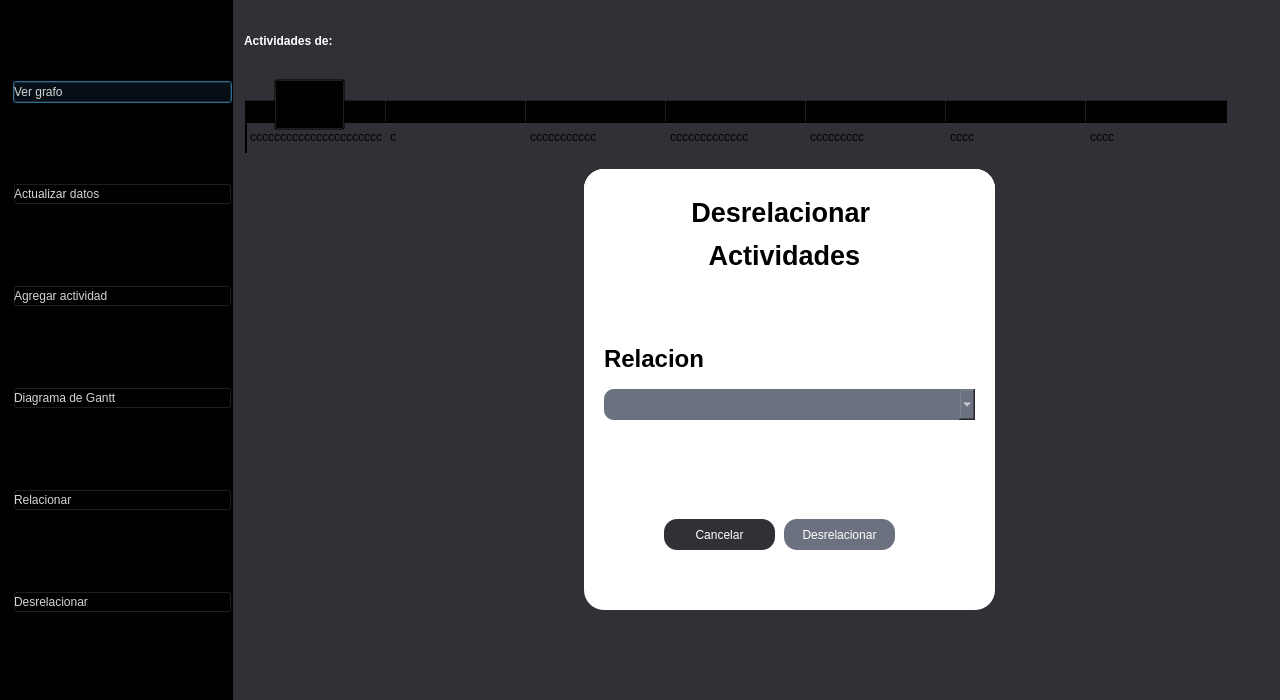
<?xml version="1.0" encoding="UTF-8"?>
<ui version="4.0">
 <class>Dialog</class>
 <widget class="QDialog" name="Dialog">
  <property name="enabled">
   <bool>true</bool>
  </property>
  <property name="geometry">
   <rect>
    <x>0</x>
    <y>0</y>
    <width>1280</width>
    <height>700</height>
   </rect>
  </property>
  <property name="minimumSize">
   <size>
    <width>1280</width>
    <height>700</height>
   </size>
  </property>
  <property name="windowTitle">
   <string>Dialog</string>
  </property>
  <property name="styleSheet">
   <string notr="true">background-color: rgb(47, 49, 54);</string>
  </property>
  <layout class="QHBoxLayout" name="horizontalLayout" stretch="2,9">
   <property name="spacing">
    <number>0</number>
   </property>
   <property name="leftMargin">
    <number>0</number>
   </property>
   <property name="topMargin">
    <number>0</number>
   </property>
   <property name="rightMargin">
    <number>0</number>
   </property>
   <property name="bottomMargin">
    <number>0</number>
   </property>
   <item>
    <widget class="QFrame" name="menu_lateral">
     <property name="styleSheet">
      <string notr="true">background-color: rgba(0,0,0,0,0);</string>
     </property>
     <property name="frameShape">
      <enum>QFrame::StyledPanel</enum>
     </property>
     <property name="frameShadow">
      <enum>QFrame::Raised</enum>
     </property>
     <layout class="QVBoxLayout" name="verticalLayout">
      <property name="spacing">
       <number>0</number>
      </property>
      <property name="leftMargin">
       <number>12</number>
      </property>
      <property name="topMargin">
       <number>0</number>
      </property>
      <property name="rightMargin">
       <number>0</number>
      </property>
      <property name="bottomMargin">
       <number>0</number>
      </property>
      <item>
       <widget class="QPushButton" name="grafobtn">
        <property name="styleSheet">
         <string notr="true">
QPushButton{
color: rgb(213, 213, 213);
font: 75 12pt &quot;Verdana&quot;;
text-align: left;
}

QPushButton:hover{
background-color: rgba(10, 10, 10, 120);
color: rgb(213, 213, 213);
font: 75 12pt &quot;Verdana&quot;;
border-radius: 15px;
}</string>
        </property>
        <property name="text">
         <string>Ver grafo</string>
        </property>
        <property name="icon">
         <iconset>
          <normaloff>../../../../Downloads/agregar.png</normaloff>../../../../Downloads/agregar.png</iconset>
        </property>
        <property name="iconSize">
         <size>
          <width>20</width>
          <height>20</height>
         </size>
        </property>
       </widget>
      </item>
      <item>
       <widget class="QPushButton" name="actualizarbtn_2">
        <property name="styleSheet">
         <string notr="true">
QPushButton{
color: rgb(213, 213, 213);
font: 75 12pt &quot;Verdana&quot;;
text-align: left;
}

QPushButton:hover{
background-color: rgba(10, 10, 10, 120);
color: rgb(213, 213, 213);
font: 75 12pt &quot;Verdana&quot;;
border-radius: 15px;
}</string>
        </property>
        <property name="text">
         <string>Actualizar datos</string>
        </property>
        <property name="icon">
         <iconset>
          <normaloff>../../../../Downloads/agregar.png</normaloff>../../../../Downloads/agregar.png</iconset>
        </property>
        <property name="iconSize">
         <size>
          <width>20</width>
          <height>20</height>
         </size>
        </property>
       </widget>
      </item>
      <item>
       <widget class="QPushButton" name="actualizarbtn">
        <property name="styleSheet">
         <string notr="true">
QPushButton{
color: rgb(213, 213, 213);
font: 75 12pt &quot;Verdana&quot;;
text-align: left;
}

QPushButton:hover{
background-color: rgba(10, 10, 10, 120);
color: rgb(213, 213, 213);
font: 75 12pt &quot;Verdana&quot;;
border-radius: 15px;
}</string>
        </property>
        <property name="text">
         <string>Agregar actividad</string>
        </property>
        <property name="icon">
         <iconset>
          <normaloff>../../../../Downloads/agregar.png</normaloff>../../../../Downloads/agregar.png</iconset>
        </property>
        <property name="iconSize">
         <size>
          <width>20</width>
          <height>20</height>
         </size>
        </property>
       </widget>
      </item>
      <item>
       <widget class="QPushButton" name="diagramabtn">
        <property name="styleSheet">
         <string notr="true">
QPushButton{
color: rgb(213, 213, 213);
font: 75 12pt &quot;Verdana&quot;;
text-align: left;
}

QPushButton:hover{
background-color: rgba(10, 10, 10, 120);
color: rgb(213, 213, 213);
font: 75 12pt &quot;Verdana&quot;;
border-radius: 15px;
}</string>
        </property>
        <property name="text">
         <string>Diagrama de Gantt</string>
        </property>
        <property name="icon">
         <iconset>
          <normaloff>../../../../Downloads/agregar.png</normaloff>../../../../Downloads/agregar.png</iconset>
        </property>
        <property name="iconSize">
         <size>
          <width>20</width>
          <height>20</height>
         </size>
        </property>
       </widget>
      </item>
      <item>
       <widget class="QPushButton" name="relacionarbtn">
        <property name="styleSheet">
         <string notr="true">
QPushButton{
color: rgb(213, 213, 213);
font: 75 12pt &quot;Verdana&quot;;
text-align: left;
}

QPushButton:hover{
background-color: rgba(10, 10, 10, 120);
color: rgb(213, 213, 213);
font: 75 12pt &quot;Verdana&quot;;
border-radius: 15px;
}</string>
        </property>
        <property name="text">
         <string>Relacionar</string>
        </property>
        <property name="icon">
         <iconset>
          <normaloff>../../../../Downloads/agregar.png</normaloff>../../../../Downloads/agregar.png</iconset>
        </property>
        <property name="iconSize">
         <size>
          <width>20</width>
          <height>20</height>
         </size>
        </property>
       </widget>
      </item>
      <item>
       <widget class="QPushButton" name="relacionarbtn_2">
        <property name="styleSheet">
         <string notr="true">
QPushButton{
color: rgb(213, 213, 213);
font: 75 12pt &quot;Verdana&quot;;
text-align: left;
}

QPushButton:hover{
background-color: rgba(10, 10, 10, 120);
color: rgb(213, 213, 213);
font: 75 12pt &quot;Verdana&quot;;
border-radius: 15px;
}</string>
        </property>
        <property name="text">
         <string>Desrelacionar</string>
        </property>
        <property name="icon">
         <iconset>
          <normaloff>../../../../Downloads/agregar.png</normaloff>../../../../Downloads/agregar.png</iconset>
        </property>
        <property name="iconSize">
         <size>
          <width>20</width>
          <height>20</height>
         </size>
        </property>
       </widget>
      </item>
     </layout>
    </widget>
   </item>
   <item>
    <widget class="QFrame" name="frame">
     <property name="styleSheet">
      <string notr="true">background-color: rgba(0,0,0,0);</string>
     </property>
     <property name="frameShape">
      <enum>QFrame::StyledPanel</enum>
     </property>
     <property name="frameShadow">
      <enum>QFrame::Raised</enum>
     </property>
     <layout class="QVBoxLayout" name="verticalLayout_2" stretch="1,8">
      <property name="spacing">
       <number>0</number>
      </property>
      <property name="leftMargin">
       <number>0</number>
      </property>
      <property name="topMargin">
       <number>0</number>
      </property>
      <property name="rightMargin">
       <number>0</number>
      </property>
      <property name="bottomMargin">
       <number>0</number>
      </property>
      <item>
       <widget class="QFrame" name="tituloactv">
        <property name="frameShape">
         <enum>QFrame::StyledPanel</enum>
        </property>
        <property name="frameShadow">
         <enum>QFrame::Raised</enum>
        </property>
        <widget class="QLabel" name="pro">
         <property name="geometry">
          <rect>
           <x>10</x>
           <y>0</y>
           <width>481</width>
           <height>81</height>
          </rect>
         </property>
         <property name="autoFillBackground">
          <bool>false</bool>
         </property>
         <property name="styleSheet">
          <string notr="true"> color:rgb(255, 255, 255);
font: 36pt &quot;Verdana&quot;;
background-color: rgba(0,0,0,0);
border-radius:20;</string>
         </property>
         <property name="text">
          <string>&lt;html&gt;&lt;head/&gt;&lt;body&gt;&lt;p&gt;&lt;span style=&quot; font-weight:600;&quot;&gt;Actividades de:&lt;/span&gt;&lt;/p&gt;&lt;/body&gt;&lt;/html&gt;</string>
         </property>
         <property name="alignment">
          <set>Qt::AlignLeading|Qt::AlignLeft|Qt::AlignVCenter</set>
         </property>
        </widget>
        <widget class="QLabel" name="proy_name">
         <property name="geometry">
          <rect>
           <x>440</x>
           <y>10</y>
           <width>601</width>
           <height>71</height>
          </rect>
         </property>
         <property name="styleSheet">
          <string notr="true">color:rgb(255, 255, 255);
font: 26pt &quot;Verdana&quot;;
background-color: rgba(0,0,0,0);
border-radius:20;</string>
         </property>
         <property name="text">
          <string/>
         </property>
        </widget>
       </widget>
      </item>
      <item>
       <widget class="QWidget" name="fondo" native="true">
        <property name="enabled">
         <bool>true</bool>
        </property>
        <property name="mouseTracking">
         <bool>true</bool>
        </property>
        <property name="autoFillBackground">
         <bool>false</bool>
        </property>
        <property name="styleSheet">
         <string notr="true">background-color: rgba(0,0,0,0);</string>
        </property>
        <widget class="QTableWidget" name="tableWidget">
         <property name="geometry">
          <rect>
           <x>10</x>
           <y>20</y>
           <width>991</width>
           <height>581</height>
          </rect>
         </property>
         <property name="styleSheet">
          <string notr="true">background-color: rgba(0,0,0,0);
font: 12pt &quot;Verdana&quot;;</string>
         </property>
         <property name="showGrid">
          <bool>true</bool>
         </property>
         <property name="wordWrap">
          <bool>true</bool>
         </property>
         <attribute name="horizontalHeaderVisible">
          <bool>true</bool>
         </attribute>
         <attribute name="horizontalHeaderCascadingSectionResizes">
          <bool>true</bool>
         </attribute>
         <attribute name="horizontalHeaderDefaultSectionSize">
          <number>140</number>
         </attribute>
         <attribute name="horizontalHeaderHighlightSections">
          <bool>true</bool>
         </attribute>
         <attribute name="verticalHeaderCascadingSectionResizes">
          <bool>false</bool>
         </attribute>
         <attribute name="verticalHeaderDefaultSectionSize">
          <number>30</number>
         </attribute>
         <row>
          <property name="text">
           <string/>
          </property>
         </row>
         <column>
          <property name="text">
           <string>Nombre</string>
          </property>
          <property name="font">
           <font>
            <family>Verdana</family>
            <pointsize>12</pointsize>
            <weight>75</weight>
            <bold>true</bold>
           </font>
          </property>
         </column>
         <column>
          <property name="text">
           <string>Duracion</string>
          </property>
          <property name="font">
           <font>
            <family>Verdana</family>
            <pointsize>12</pointsize>
            <weight>75</weight>
            <bold>true</bold>
           </font>
          </property>
         </column>
         <column>
          <property name="text">
           <string>Fecha de inicio</string>
          </property>
          <property name="font">
           <font>
            <family>Verdana</family>
            <pointsize>12</pointsize>
            <weight>75</weight>
            <bold>true</bold>
           </font>
          </property>
         </column>
         <column>
          <property name="text">
           <string>Fecha fin</string>
          </property>
          <property name="font">
           <font>
            <family>Verdana</family>
            <pointsize>12</pointsize>
            <weight>75</weight>
            <bold>true</bold>
           </font>
          </property>
         </column>
         <column>
          <property name="text">
           <string>Critico</string>
          </property>
          <property name="font">
           <font>
            <family>Verdana</family>
            <pointsize>12</pointsize>
            <weight>75</weight>
            <bold>true</bold>
           </font>
          </property>
         </column>
         <column>
          <property name="text">
           <string>Editar</string>
          </property>
          <property name="font">
           <font>
            <family>Verdana</family>
            <pointsize>12</pointsize>
            <weight>75</weight>
            <bold>true</bold>
           </font>
          </property>
         </column>
         <column>
          <property name="text">
           <string>Eliminar</string>
          </property>
          <property name="font">
           <font>
            <family>Verdana</family>
            <pointsize>12</pointsize>
            <weight>75</weight>
            <bold>true</bold>
           </font>
          </property>
         </column>
         <item row="0" column="0">
          <property name="text">
           <string>cccccccccccccccccccccc</string>
          </property>
         </item>
         <item row="0" column="1">
          <property name="text">
           <string>c</string>
          </property>
         </item>
         <item row="0" column="2">
          <property name="text">
           <string>ccccccccccc</string>
          </property>
         </item>
         <item row="0" column="3">
          <property name="text">
           <string>ccccccccccccc</string>
          </property>
         </item>
         <item row="0" column="4">
          <property name="text">
           <string>ccccccccc</string>
          </property>
         </item>
         <item row="0" column="5">
          <property name="text">
           <string>cccc</string>
          </property>
         </item>
         <item row="0" column="6">
          <property name="text">
           <string>cccc</string>
          </property>
         </item>
        </widget>
        <widget class="QWidget" name="editar_act" native="true">
         <property name="enabled">
          <bool>true</bool>
         </property>
         <property name="geometry">
          <rect>
           <x>350</x>
           <y>100</y>
           <width>411</width>
           <height>431</height>
          </rect>
         </property>
         <property name="styleSheet">
          <string notr="true">background-color: rgb(255, 255, 255);
border-bottom-left-radius: 20px;
border-bottom-right-radius:20px;
border-top-left-radius: 20px;
border-top-right-radius: 20px;</string>
         </property>
         <widget class="QLabel" name="label_8">
          <property name="geometry">
           <rect>
            <x>10</x>
            <y>20</y>
            <width>391</width>
            <height>61</height>
           </rect>
          </property>
          <property name="autoFillBackground">
           <bool>false</bool>
          </property>
          <property name="styleSheet">
           <string notr="true">color: rgb(0, 0, 0);
font: 28pt &quot;Verdana&quot;;
background-color: rgba(0,0,0,0);
border-radius:20;</string>
          </property>
          <property name="text">
           <string>&lt;html&gt;&lt;head/&gt;&lt;body&gt;&lt;p align=&quot;center&quot;&gt;&lt;span style=&quot; font-size:24pt; font-weight:600;&quot;&gt;Editar Actividad&lt;/span&gt;&lt;/p&gt;&lt;/body&gt;&lt;/html&gt;</string>
          </property>
          <property name="alignment">
           <set>Qt::AlignLeading|Qt::AlignLeft|Qt::AlignVCenter</set>
          </property>
         </widget>
         <widget class="QLabel" name="label_9">
          <property name="geometry">
           <rect>
            <x>10</x>
            <y>80</y>
            <width>281</width>
            <height>61</height>
           </rect>
          </property>
          <property name="autoFillBackground">
           <bool>false</bool>
          </property>
          <property name="styleSheet">
           <string notr="true">color: rgb(0, 0, 0);
background-color: rgba(0,0,0,0);
border-radius:20;
font: 75 16pt &quot;Verdana&quot;;</string>
          </property>
          <property name="text">
           <string>&lt;html&gt;&lt;head/&gt;&lt;body&gt;&lt;p&gt;&lt;span style=&quot; font-size:18pt; font-weight:600;&quot;&gt;Nombre&lt;/span&gt;&lt;/p&gt;&lt;/body&gt;&lt;/html&gt;</string>
          </property>
          <property name="alignment">
           <set>Qt::AlignLeading|Qt::AlignLeft|Qt::AlignVCenter</set>
          </property>
         </widget>
         <widget class="QPushButton" name="cancelarbtn_3">
          <property name="geometry">
           <rect>
            <x>80</x>
            <y>350</y>
            <width>111</width>
            <height>31</height>
           </rect>
          </property>
          <property name="styleSheet">
           <string notr="true">background-color: rgb(153, 51, 153);
border-radius:13px;</string>
          </property>
          <property name="text">
           <string>Cancelar</string>
          </property>
         </widget>
         <widget class="QLabel" name="label_10">
          <property name="geometry">
           <rect>
            <x>10</x>
            <y>210</y>
            <width>281</width>
            <height>61</height>
           </rect>
          </property>
          <property name="autoFillBackground">
           <bool>false</bool>
          </property>
          <property name="styleSheet">
           <string notr="true">color: rgb(0, 0, 0);
background-color: rgba(0,0,0,0);
border-radius:20;
font: 75 16pt &quot;Verdana&quot;;</string>
          </property>
          <property name="text">
           <string>&lt;html&gt;&lt;head/&gt;&lt;body&gt;&lt;p&gt;&lt;span style=&quot; font-size:18pt; font-weight:600;&quot;&gt;Duracion&lt;/span&gt;&lt;/p&gt;&lt;/body&gt;&lt;/html&gt;</string>
          </property>
          <property name="alignment">
           <set>Qt::AlignLeading|Qt::AlignLeft|Qt::AlignVCenter</set>
          </property>
         </widget>
         <widget class="QLineEdit" name="nom_1">
          <property name="geometry">
           <rect>
            <x>10</x>
            <y>150</y>
            <width>381</width>
            <height>41</height>
           </rect>
          </property>
          <property name="styleSheet">
           <string notr="true">background-color: rgb(155, 159, 206);
border-radius:10px;
font: 12pt &quot;Verdana&quot;;</string>
          </property>
         </widget>
         <widget class="QLineEdit" name="dur">
          <property name="geometry">
           <rect>
            <x>10</x>
            <y>270</y>
            <width>381</width>
            <height>41</height>
           </rect>
          </property>
          <property name="styleSheet">
           <string notr="true">background-color: rgb(155, 159, 206);
border-radius:10px;
font: 12pt &quot;Verdana&quot;;</string>
          </property>
         </widget>
         <widget class="QPushButton" name="editar_btn">
          <property name="geometry">
           <rect>
            <x>200</x>
            <y>350</y>
            <width>111</width>
            <height>31</height>
           </rect>
          </property>
          <property name="styleSheet">
           <string notr="true">background-color:rgb(255, 85, 255);
border-radius:13px;</string>
          </property>
          <property name="text">
           <string>Editar</string>
          </property>
         </widget>
        </widget>
        <widget class="QWidget" name="eliminar" native="true">
         <property name="enabled">
          <bool>true</bool>
         </property>
         <property name="geometry">
          <rect>
           <x>420</x>
           <y>230</y>
           <width>261</width>
           <height>161</height>
          </rect>
         </property>
         <property name="styleSheet">
          <string notr="true">background-color: rgb(255, 255, 255);
border-bottom-left-radius: 20px;
border-bottom-right-radius:20px;
border-top-left-radius: 20px;
border-top-right-radius: 20px;</string>
         </property>
         <widget class="QLabel" name="label_7">
          <property name="geometry">
           <rect>
            <x>0</x>
            <y>10</y>
            <width>251</width>
            <height>71</height>
           </rect>
          </property>
          <property name="autoFillBackground">
           <bool>false</bool>
          </property>
          <property name="styleSheet">
           <string notr="true">color: rgb(0, 0, 0);
font: 18pt &quot;Verdana&quot;;
background-color: rgba(0,0,0,0);
border-radius:20;</string>
          </property>
          <property name="text">
           <string>&lt;html&gt;&lt;head/&gt;&lt;body&gt;&lt;p align=&quot;center&quot;&gt;&lt;span style=&quot; font-size:11pt;&quot;&gt;Esta seguro que desea eliminar&lt;/span&gt;&lt;/p&gt;&lt;/body&gt;&lt;/html&gt;</string>
          </property>
          <property name="alignment">
           <set>Qt::AlignLeading|Qt::AlignLeft|Qt::AlignVCenter</set>
          </property>
         </widget>
         <widget class="QLabel" name="nom_acti">
          <property name="geometry">
           <rect>
            <x>10</x>
            <y>70</y>
            <width>241</width>
            <height>41</height>
           </rect>
          </property>
          <property name="text">
           <string/>
          </property>
         </widget>
         <widget class="QPushButton" name="cancelarbtn_2">
          <property name="geometry">
           <rect>
            <x>40</x>
            <y>110</y>
            <width>81</width>
            <height>31</height>
           </rect>
          </property>
          <property name="styleSheet">
           <string notr="true">background-color: rgb(153, 51, 153);
border-radius:13px;</string>
          </property>
          <property name="text">
           <string>Cancelar</string>
          </property>
         </widget>
         <widget class="QPushButton" name="eliminarbtn">
          <property name="geometry">
           <rect>
            <x>130</x>
            <y>110</y>
            <width>91</width>
            <height>31</height>
           </rect>
          </property>
          <property name="styleSheet">
           <string notr="true">background-color:rgb(255, 85, 255);
border-radius:13px;</string>
          </property>
          <property name="text">
           <string>Eliminar</string>
          </property>
         </widget>
        </widget>
        <widget class="QWidget" name="crear_act" native="true">
         <property name="enabled">
          <bool>true</bool>
         </property>
         <property name="geometry">
          <rect>
           <x>350</x>
           <y>90</y>
           <width>411</width>
           <height>431</height>
          </rect>
         </property>
         <property name="styleSheet">
          <string notr="true">background-color: rgb(255, 255, 255);
border-bottom-left-radius: 20px;
border-bottom-right-radius:20px;
border-top-left-radius: 20px;
border-top-right-radius: 20px;</string>
         </property>
         <widget class="QLabel" name="label_11">
          <property name="geometry">
           <rect>
            <x>10</x>
            <y>20</y>
            <width>391</width>
            <height>61</height>
           </rect>
          </property>
          <property name="autoFillBackground">
           <bool>false</bool>
          </property>
          <property name="styleSheet">
           <string notr="true">color: rgb(0, 0, 0);
font: 28pt &quot;Verdana&quot;;
background-color: rgba(0,0,0,0);
border-radius:20;</string>
          </property>
          <property name="text">
           <string>&lt;html&gt;&lt;head/&gt;&lt;body&gt;&lt;p align=&quot;center&quot;&gt;&lt;span style=&quot; font-size:24pt; font-weight:600;&quot;&gt;Crear Actividad&lt;/span&gt;&lt;/p&gt;&lt;/body&gt;&lt;/html&gt;</string>
          </property>
          <property name="alignment">
           <set>Qt::AlignLeading|Qt::AlignLeft|Qt::AlignVCenter</set>
          </property>
         </widget>
         <widget class="QLabel" name="label_12">
          <property name="geometry">
           <rect>
            <x>10</x>
            <y>80</y>
            <width>281</width>
            <height>61</height>
           </rect>
          </property>
          <property name="autoFillBackground">
           <bool>false</bool>
          </property>
          <property name="styleSheet">
           <string notr="true">color: rgb(0, 0, 0);
background-color: rgba(0,0,0,0);
border-radius:20;
font: 75 16pt &quot;Verdana&quot;;</string>
          </property>
          <property name="text">
           <string>&lt;html&gt;&lt;head/&gt;&lt;body&gt;&lt;p&gt;&lt;span style=&quot; font-size:18pt; font-weight:600;&quot;&gt;Nombre&lt;/span&gt;&lt;/p&gt;&lt;/body&gt;&lt;/html&gt;</string>
          </property>
          <property name="alignment">
           <set>Qt::AlignLeading|Qt::AlignLeft|Qt::AlignVCenter</set>
          </property>
         </widget>
         <widget class="QPushButton" name="cancelarbtn_4">
          <property name="geometry">
           <rect>
            <x>80</x>
            <y>350</y>
            <width>111</width>
            <height>31</height>
           </rect>
          </property>
          <property name="styleSheet">
           <string notr="true">background-color: rgb(153, 51, 153);
border-radius:13px;</string>
          </property>
          <property name="text">
           <string>Cancelar</string>
          </property>
         </widget>
         <widget class="QLabel" name="label_13">
          <property name="geometry">
           <rect>
            <x>10</x>
            <y>210</y>
            <width>281</width>
            <height>61</height>
           </rect>
          </property>
          <property name="autoFillBackground">
           <bool>false</bool>
          </property>
          <property name="styleSheet">
           <string notr="true">color: rgb(0, 0, 0);
background-color: rgba(0,0,0,0);
border-radius:20;
font: 75 16pt &quot;Verdana&quot;;</string>
          </property>
          <property name="text">
           <string>&lt;html&gt;&lt;head/&gt;&lt;body&gt;&lt;p&gt;&lt;span style=&quot; font-size:18pt; font-weight:600;&quot;&gt;Duracion&lt;/span&gt;&lt;/p&gt;&lt;/body&gt;&lt;/html&gt;</string>
          </property>
          <property name="alignment">
           <set>Qt::AlignLeading|Qt::AlignLeft|Qt::AlignVCenter</set>
          </property>
         </widget>
         <widget class="QLineEdit" name="nom_2">
          <property name="geometry">
           <rect>
            <x>10</x>
            <y>150</y>
            <width>381</width>
            <height>41</height>
           </rect>
          </property>
          <property name="styleSheet">
           <string notr="true">background-color: rgb(155, 159, 206);
border-radius:10px;
font: 12pt &quot;Verdana&quot;;</string>
          </property>
         </widget>
         <widget class="QLineEdit" name="dur_2">
          <property name="geometry">
           <rect>
            <x>10</x>
            <y>270</y>
            <width>381</width>
            <height>41</height>
           </rect>
          </property>
          <property name="styleSheet">
           <string notr="true">background-color: rgb(155, 159, 206);
border-radius:10px;
font: 12pt &quot;Verdana&quot;;</string>
          </property>
         </widget>
         <widget class="QPushButton" name="crear_actbtn">
          <property name="geometry">
           <rect>
            <x>200</x>
            <y>350</y>
            <width>111</width>
            <height>31</height>
           </rect>
          </property>
          <property name="styleSheet">
           <string notr="true">background-color:rgb(255, 85, 255);
border-radius:13px;</string>
          </property>
          <property name="text">
           <string>Crear</string>
          </property>
         </widget>
        </widget>
        <widget class="QWidget" name="relacionar_w" native="true">
         <property name="enabled">
          <bool>true</bool>
         </property>
         <property name="geometry">
          <rect>
           <x>350</x>
           <y>90</y>
           <width>411</width>
           <height>431</height>
          </rect>
         </property>
         <property name="styleSheet">
          <string notr="true">background-color: rgb(255, 255, 255);
border-bottom-left-radius: 20px;
border-bottom-right-radius:20px;
border-top-left-radius: 20px;
border-top-right-radius: 20px;</string>
         </property>
         <widget class="QLabel" name="label_14">
          <property name="geometry">
           <rect>
            <x>10</x>
            <y>0</y>
            <width>391</width>
            <height>91</height>
           </rect>
          </property>
          <property name="autoFillBackground">
           <bool>false</bool>
          </property>
          <property name="styleSheet">
           <string notr="true">color: rgb(0, 0, 0);
font: 25pt &quot;Verdana&quot;;
background-color: rgba(0,0,0,0);
border-radius:20;</string>
          </property>
          <property name="text">
           <string>&lt;html&gt;&lt;head/&gt;&lt;body&gt;&lt;p align=&quot;center&quot;&gt;&lt;span style=&quot; font-size:20pt; font-weight:600;&quot;&gt;Relacionar Actividades&lt;/span&gt;&lt;/p&gt;&lt;/body&gt;&lt;/html&gt;</string>
          </property>
          <property name="alignment">
           <set>Qt::AlignLeading|Qt::AlignLeft|Qt::AlignVCenter</set>
          </property>
         </widget>
         <widget class="QLabel" name="label_15">
          <property name="geometry">
           <rect>
            <x>20</x>
            <y>70</y>
            <width>281</width>
            <height>61</height>
           </rect>
          </property>
          <property name="autoFillBackground">
           <bool>false</bool>
          </property>
          <property name="styleSheet">
           <string notr="true">color: rgb(0, 0, 0);
background-color: rgba(0,0,0,0);
border-radius:20;
font: 75 16pt &quot;Verdana&quot;;</string>
          </property>
          <property name="text">
           <string>&lt;html&gt;&lt;head/&gt;&lt;body&gt;&lt;p&gt;&lt;span style=&quot; font-size:18pt; font-weight:600;&quot;&gt;Actividad Anterior&lt;/span&gt;&lt;/p&gt;&lt;/body&gt;&lt;/html&gt;</string>
          </property>
          <property name="alignment">
           <set>Qt::AlignLeading|Qt::AlignLeft|Qt::AlignVCenter</set>
          </property>
         </widget>
         <widget class="QPushButton" name="cancelarbtn_5">
          <property name="geometry">
           <rect>
            <x>80</x>
            <y>350</y>
            <width>111</width>
            <height>31</height>
           </rect>
          </property>
          <property name="styleSheet">
           <string notr="true">background-color: rgb(153, 51, 153);
border-radius:13px;</string>
          </property>
          <property name="text">
           <string>Cancelar</string>
          </property>
         </widget>
         <widget class="QLabel" name="label_16">
          <property name="geometry">
           <rect>
            <x>10</x>
            <y>210</y>
            <width>281</width>
            <height>61</height>
           </rect>
          </property>
          <property name="autoFillBackground">
           <bool>false</bool>
          </property>
          <property name="styleSheet">
           <string notr="true">color: rgb(0, 0, 0);
background-color: rgba(0,0,0,0);
border-radius:20;
font: 75 16pt &quot;Verdana&quot;;</string>
          </property>
          <property name="text">
           <string>&lt;html&gt;&lt;head/&gt;&lt;body&gt;&lt;p&gt;&lt;span style=&quot; font-size:18pt; font-weight:600;&quot;&gt;Actividad Siguiente&lt;/span&gt;&lt;/p&gt;&lt;/body&gt;&lt;/html&gt;</string>
          </property>
          <property name="alignment">
           <set>Qt::AlignLeading|Qt::AlignLeft|Qt::AlignVCenter</set>
          </property>
         </widget>
         <widget class="QPushButton" name="relacionar_btn">
          <property name="geometry">
           <rect>
            <x>200</x>
            <y>350</y>
            <width>111</width>
            <height>31</height>
           </rect>
          </property>
          <property name="styleSheet">
           <string notr="true">background-color:rgb(255, 85, 255);
border-radius:13px;</string>
          </property>
          <property name="text">
           <string>Relacionar</string>
          </property>
         </widget>
         <widget class="QComboBox" name="anterior_box">
          <property name="geometry">
           <rect>
            <x>40</x>
            <y>140</y>
            <width>311</width>
            <height>31</height>
           </rect>
          </property>
          <property name="styleSheet">
           <string notr="true">font: 14pt &quot;Verdana&quot;;
background-color: rgb(150, 148, 193);
border-radius:10px;</string>
          </property>
         </widget>
         <widget class="QComboBox" name="siguiente_box">
          <property name="geometry">
           <rect>
            <x>40</x>
            <y>280</y>
            <width>311</width>
            <height>31</height>
           </rect>
          </property>
          <property name="styleSheet">
           <string notr="true">font: 14pt &quot;Verdana&quot;;
background-color: rgb(150, 148, 193);
border-radius:10px;</string>
          </property>
         </widget>
        </widget>
        <widget class="QPushButton" name="volverbtn">
         <property name="geometry">
          <rect>
           <x>40</x>
           <y>0</y>
           <width>71</width>
           <height>51</height>
          </rect>
         </property>
         <property name="styleSheet">
          <string notr="true">background-color: rgba(0,0,0,0);</string>
         </property>
         <property name="text">
          <string/>
         </property>
         <property name="icon">
          <iconset>
           <normaloff>../../../../icons/volver-icon.png</normaloff>../../../../icons/volver-icon.png</iconset>
         </property>
         <property name="iconSize">
          <size>
           <width>40</width>
           <height>40</height>
          </size>
         </property>
        </widget>
        <widget class="QWidget" name="desrelacionar_w" native="true">
         <property name="enabled">
          <bool>true</bool>
         </property>
         <property name="geometry">
          <rect>
           <x>350</x>
           <y>90</y>
           <width>411</width>
           <height>431</height>
          </rect>
         </property>
         <property name="styleSheet">
          <string notr="true">background-color: rgb(255, 255, 255);
border-bottom-left-radius: 20px;
border-bottom-right-radius:20px;
border-top-left-radius: 20px;
border-top-right-radius: 20px;</string>
         </property>
         <widget class="QLabel" name="label_17">
          <property name="geometry">
           <rect>
            <x>10</x>
            <y>10</y>
            <width>381</width>
            <height>111</height>
           </rect>
          </property>
          <property name="autoFillBackground">
           <bool>false</bool>
          </property>
          <property name="styleSheet">
           <string notr="true">color: rgb(0, 0, 0);
font: 25pt &quot;Verdana&quot;;
background-color: rgba(0,0,0,0);
border-radius:20;</string>
          </property>
          <property name="text">
           <string>&lt;html&gt;&lt;head/&gt;&lt;body&gt;&lt;p align=&quot;center&quot;&gt;&lt;span style=&quot; font-size:20pt; font-weight:600;&quot;&gt;Desrelacionar &lt;/span&gt;&lt;/p&gt;&lt;p align=&quot;center&quot;&gt;&lt;span style=&quot; font-size:20pt; font-weight:600;&quot;&gt;Actividades&lt;/span&gt;&lt;/p&gt;&lt;/body&gt;&lt;/html&gt;</string>
          </property>
          <property name="alignment">
           <set>Qt::AlignLeading|Qt::AlignLeft|Qt::AlignVCenter</set>
          </property>
         </widget>
         <widget class="QLabel" name="label_18">
          <property name="geometry">
           <rect>
            <x>20</x>
            <y>160</y>
            <width>281</width>
            <height>61</height>
           </rect>
          </property>
          <property name="autoFillBackground">
           <bool>false</bool>
          </property>
          <property name="styleSheet">
           <string notr="true">color: rgb(0, 0, 0);
background-color: rgba(0,0,0,0);
border-radius:20;
font: 75 16pt &quot;Verdana&quot;;</string>
          </property>
          <property name="text">
           <string>&lt;html&gt;&lt;head/&gt;&lt;body&gt;&lt;p&gt;&lt;span style=&quot; font-size:18pt; font-weight:600;&quot;&gt;Relacion&lt;/span&gt;&lt;/p&gt;&lt;/body&gt;&lt;/html&gt;</string>
          </property>
          <property name="alignment">
           <set>Qt::AlignLeading|Qt::AlignLeft|Qt::AlignVCenter</set>
          </property>
         </widget>
         <widget class="QPushButton" name="cancelarbtn_6">
          <property name="geometry">
           <rect>
            <x>80</x>
            <y>350</y>
            <width>111</width>
            <height>31</height>
           </rect>
          </property>
          <property name="styleSheet">
           <string notr="true">background-color: rgb(47, 49, 54);
color: rgb(255, 255, 255);
border-radius:13px;</string>
          </property>
          <property name="text">
           <string>Cancelar</string>
          </property>
         </widget>
         <widget class="QPushButton" name="desrelacionar_btn">
          <property name="geometry">
           <rect>
            <x>200</x>
            <y>350</y>
            <width>111</width>
            <height>31</height>
           </rect>
          </property>
          <property name="styleSheet">
           <string notr="true">
background-color: rgb(108, 113, 127);
border-radius:13px;
color: rgb(255, 255, 255);</string>
          </property>
          <property name="text">
           <string>Desrelacionar</string>
          </property>
         </widget>
         <widget class="QComboBox" name="relacion_box">
          <property name="geometry">
           <rect>
            <x>20</x>
            <y>220</y>
            <width>371</width>
            <height>31</height>
           </rect>
          </property>
          <property name="styleSheet">
           <string notr="true">font: 10pt &quot;Verdana&quot;; 
color: rgb(255, 255, 255);
background-color: rgb(108, 113, 127);
border-radius:10px;</string>
          </property>
         </widget>
        </widget>
        <zorder>tableWidget</zorder>
        <zorder>editar_act</zorder>
        <zorder>crear_act</zorder>
        <zorder>relacionar_w</zorder>
        <zorder>eliminar</zorder>
        <zorder>volverbtn</zorder>
        <zorder>desrelacionar_w</zorder>
       </widget>
      </item>
     </layout>
    </widget>
   </item>
  </layout>
 </widget>
 <resources/>
 <connections/>
</ui>
